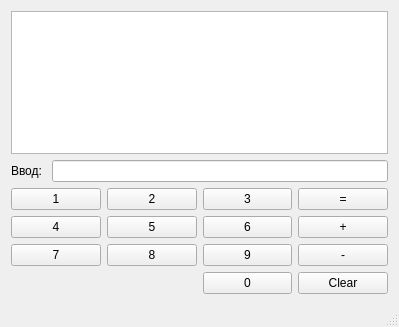
<?xml version="1.0" encoding="UTF-8"?>
<ui version="4.0">
 <class>MainWindow</class>
 <widget class="QMainWindow" name="MainWindow">
  <property name="geometry">
   <rect>
    <x>0</x>
    <y>0</y>
    <width>399</width>
    <height>327</height>
   </rect>
  </property>
  <property name="windowTitle">
   <string>MainWindow</string>
  </property>
  <widget class="QWidget" name="centralWidget">
   <layout class="QVBoxLayout" name="verticalLayout">
    <item>
     <widget class="QTextEdit" name="textEdit">
      <property name="readOnly">
       <bool>true</bool>
      </property>
     </widget>
    </item>
    <item>
     <layout class="QHBoxLayout" name="horizontalLayout">
      <item>
       <widget class="QLabel" name="label_result">
        <property name="text">
         <string>Ввод: </string>
        </property>
       </widget>
      </item>
      <item>
       <widget class="QLineEdit" name="lineEdit">
        <property name="readOnly">
         <bool>false</bool>
        </property>
       </widget>
      </item>
     </layout>
    </item>
    <item>
     <layout class="QGridLayout" name="gridLayout">
      <item row="2" column="0">
       <widget class="QPushButton" name="pushButton_7">
        <property name="text">
         <string>7</string>
        </property>
       </widget>
      </item>
      <item row="1" column="2">
       <widget class="QPushButton" name="pushButton_6">
        <property name="text">
         <string>6</string>
        </property>
       </widget>
      </item>
      <item row="1" column="0">
       <widget class="QPushButton" name="pushButton_4">
        <property name="text">
         <string>4</string>
        </property>
       </widget>
      </item>
      <item row="1" column="1">
       <widget class="QPushButton" name="pushButton_5">
        <property name="text">
         <string>5</string>
        </property>
       </widget>
      </item>
      <item row="0" column="1">
       <widget class="QPushButton" name="pushButton_2">
        <property name="text">
         <string>2</string>
        </property>
       </widget>
      </item>
      <item row="0" column="2">
       <widget class="QPushButton" name="pushButton_3">
        <property name="text">
         <string>3</string>
        </property>
       </widget>
      </item>
      <item row="2" column="2">
       <widget class="QPushButton" name="pushButton_9">
        <property name="text">
         <string>9</string>
        </property>
       </widget>
      </item>
      <item row="2" column="1">
       <widget class="QPushButton" name="pushButton_8">
        <property name="text">
         <string>8</string>
        </property>
       </widget>
      </item>
      <item row="0" column="0">
       <widget class="QPushButton" name="pushButton_1">
        <property name="text">
         <string>1</string>
        </property>
       </widget>
      </item>
      <item row="0" column="3">
       <widget class="QPushButton" name="pushButton_result">
        <property name="text">
         <string>=</string>
        </property>
       </widget>
      </item>
      <item row="1" column="3">
       <widget class="QPushButton" name="pushButton_plus">
        <property name="text">
         <string>+</string>
        </property>
       </widget>
      </item>
      <item row="3" column="3">
       <widget class="QPushButton" name="pushButton_Clear">
        <property name="text">
         <string>Clear</string>
        </property>
       </widget>
      </item>
      <item row="3" column="2">
       <widget class="QPushButton" name="pushButton_0">
        <property name="text">
         <string>0</string>
        </property>
       </widget>
      </item>
      <item row="2" column="3">
       <widget class="QPushButton" name="pushButton_minus">
        <property name="text">
         <string>-</string>
        </property>
       </widget>
      </item>
     </layout>
    </item>
   </layout>
  </widget>
  <widget class="QMenuBar" name="menuBar">
   <property name="geometry">
    <rect>
     <x>0</x>
     <y>0</y>
     <width>399</width>
     <height>20</height>
    </rect>
   </property>
  </widget>
  <widget class="QStatusBar" name="statusBar"/>
 </widget>
 <layoutdefault spacing="6" margin="11"/>
 <resources/>
 <connections/>
</ui>
